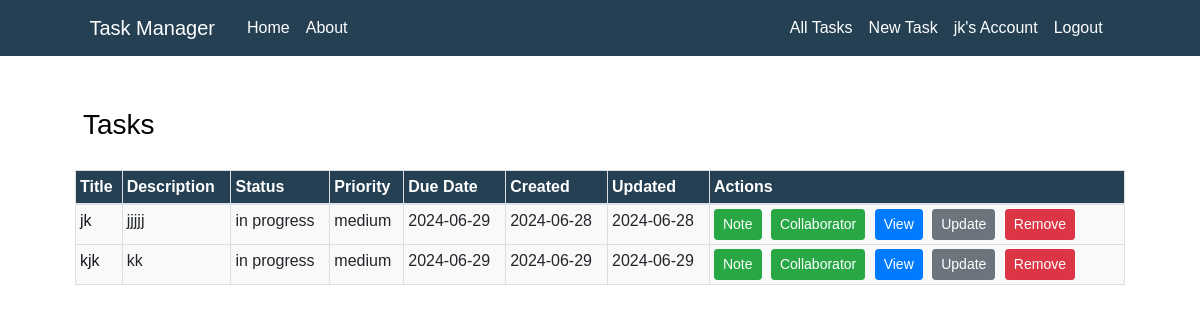
/tasks (signed in), run on an earlier commit of the app's database.
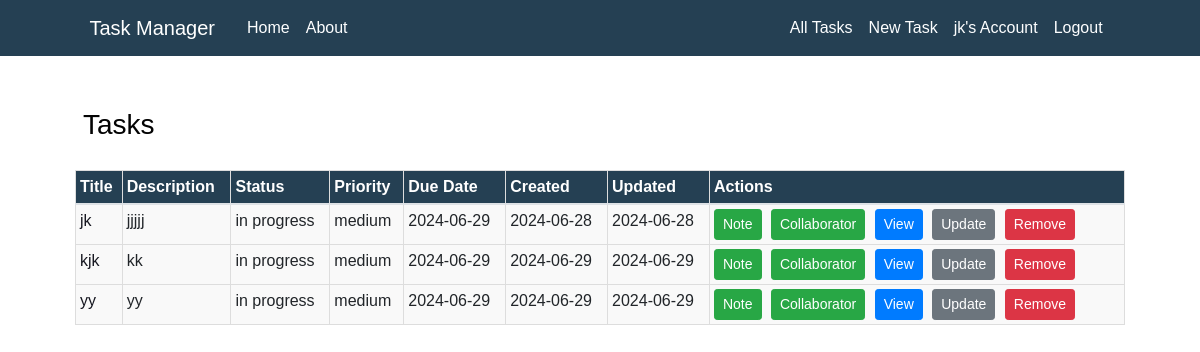
And on a later commit of the database.
### TaskManager/models.py (models this page shows, shortened)
class User(db.Model, UserMixin):
    id = db.Column(db.Integer, primary_key=True)
    username = db.Column(db.String(50), unique=True, nullable=False)
    email = db.Column(db.String(100), unique=True, nullable=False)
    password = db.Column(db.String(255), nullable=False)
    date_joined = db.Column(db.DateTime, default=datetime.now)
    last_login = db.Column(db.DateTime, default=datetime.now)
    tasks = db.relationship('Task', backref='user', lazy=True)
    task_collaborators = db.relationship('TaskCollaborator', backref='user', lazy=True)

class Task(db.Model):
    id = db.Column(db.Integer, primary_key=True)
    user_id = db.Column(db.Integer, db.ForeignKey('user.id'), nullable=False)
    title = db.Column(db.String(255), nullable=False)
    description = db.Column(db.Text)
    status = db.Column(db.Enum('in progress', 'completed', 'pending'), default='in progress')
    priority = db.Column(db.Enum('low', 'medium', 'high'), default='medium')
    due_date = db.Column(db.DateTime, default=datetime.utcnow)
    created_at = db.Column(db.DateTime, default=datetime.utcnow)
    updated_at = db.Column(db.DateTime, default=datetime.utcnow, onupdate=datetime.utcnow)
    notes = db.relationship(
        'Note', backref='task', lazy=True, cascade='all, delete-orphan')
    task_collaborators = db.relationship(
        'TaskCollaborator', backref='task', lazy=True, cascade='all, delete-orphan')

### TaskManager/routes.py (the view)
@app.route("/tasks")
@login_required
def all_tasks():
    tasks = current_user.tasks
    return render_template('all_tasks.html', tasks=tasks)

### TaskManager/models.py (called while the page is built)
@login_manager.user_loader
def load_user(user_id):
    return User.query.get(int(user_id))

### TaskManager/templates/all_tasks.html (shortened to what this page needs)
{% extends "layout.html" %}
{% import 'macros.html' as macros %}
{% block content %}
    <h3 class="content-section">Tasks</h3>
    <table class="table table-bordered">
        <thead class="bg-steel">
            <tr>
                <th>Title</th>
                <th>Description</th>
                <th>Status</th>
                <th>Priority</th>
                <th>Due Date</th>
                <th>Created</th>
                <th>Updated</th>
                <th>Actions</th>
            </tr>
        </thead>
        <tbody>
            {% for task in tasks %}
                <tr>
                    <td class="article-title">{{ task.title }}</td>
                    <td class="article-content">{{ task.description }}</td>
                    <td>{{ task.status }}</td>
                    <td>{{ task.priority }}</td>
                    <td>{{ task.due_date.strftime('%Y-%m-%d') }}</td>
                    <td>{{ task.created_at.strftime('%Y-%m-%d') }}</td>
                    <td>{{ task.updated_at.strftime('%Y-%m-%d') }}</td>
                    <td class="table-actions">
                        <a href="{{ url_for('new_note', task_id=task.id) }}" class="btn btn-success btn-sm">
                             Note
                        </a>
                        <a href="{{ url_for('new_collaborator', task_id=task.id) }}" class="btn btn-success btn-sm">
                             Collaborator
                        </a>
                        <a href="{{ url_for('task', task_id=task.id) }}" class="btn btn-primary btn-sm">View</a>
                        <a href="{{ url_for('update_task', task_id=task.id) }}" class="btn btn-secondary btn-sm">Update</a>
                        <button type="button" class="btn btn-danger btn-sm" data-toggle="modal" data-target="#deleteModal{{ task.id }}">
                            Remove
                        </button>
                    </td>
                </tr>
            {% endfor %}
        </tbody>
    </table>
{% endblock content %}

### TaskManager/templates/layout.html (shortened to what this page needs)
<!DOCTYPE html>
<html>
<head>
    <link rel="stylesheet" href="https://maxcdn.bootstrapcdn.com/bootstrap/4.0.0/css/bootstrap.min.css">
    <link rel="stylesheet" type="text/css" href="{{ url_for('static', filename='main.css') }}">
</head>
<body>
    <header class="site-header">
      <nav class="navbar navbar-expand-md navbar-dark bg-steel fixed-top">
        <div class="container">
          <a class="navbar-brand mr-4" href="/">Task Manager</a>
          <div class="collapse navbar-collapse" id="navbarToggle">
            <div class="navbar-nav mr-auto">
              <a class="nav-item nav-link" href="{{ url_for('home') }}">Home</a>
              <a class="nav-item nav-link" href="{{ url_for('about') }}">About</a>
            </div>
            <div class="navbar-nav">
              {% if current_user.is_authenticated %}
                <a class="nav-item nav-link" href="{{ url_for('all_tasks') }}"> All Tasks </a>
                <a class="nav-item nav-link" href="{{ url_for('new_task') }}">New Task</a>
                <a class="nav-item nav-link" href="{{ url_for('account') }}">{{ current_user.username }}'s Account</a>
                <a class="nav-item nav-link" href="{{ url_for('logout') }}">Logout</a>
              {% else %}
                <a class="nav-item nav-link" href="{{ url_for('login') }}">Login</a>
                <a class="nav-item nav-link" href="{{ url_for('register') }}">Register</a>
              {% endif %}
            </div>
          </div>
        </div>
      </nav>
    </header>
    <main role="main" class="container">
      <div class="row">
        <div class="col-md-12">
          {% block content %}{% endblock %}
        </div>
      </div>
    </main>
  </body>
</html>

### TaskManager/static/main.css (style rules this page uses)
body { width: 100%; height: 100vh; font-family: Arial, sans-serif; background-image: url('my-main.jpg'); background-position: center; background-size: cover; position: relative; margin-top: 5rem; }
h1, h2, h3, h4, h5, h6 { color: #030303; }
.bg-steel { background-color: #254053; color: #ffffff; }
.table { width: 100%; margin: 20px 0; border-collapse:collapse; }
.table th, .table td { border: 1px solid #dddddd; padding: 4px; text-align: left; }
.table th { background-color: #254053; color: #ffffff; }
.table td { background-color: #f9f9f9; }
.table-actions a { margin-right: 5px; }
.container { width: 90%; max-width: 1200px; margin: 0 auto; }
.content-section { background: #ffffff; padding: 8px; border-radius: 2px; margin-top: 20px; }
.article-title { color: #161720; }
.article-content { white-space: pre-line; }
.site-header .navbar-nav .nav-link { color: #fdfeff; }

What changed in the data, as far as the page shows it:
added Task: title "yy", description "yy", status "in progress", priority "medium", due_date "2024-06-29", created_at "2024-06-29", updated_at "2024-06-29"
